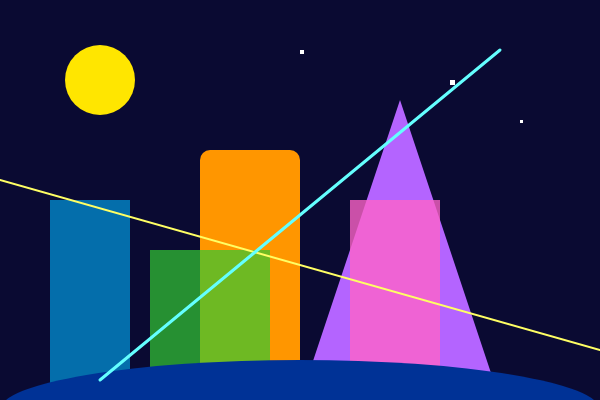
Frame 1 (no input)
Frame 60 (no input): identical to frame 1, image omitted
Frame 120 (the mouse pressed at the canvas centre since frame 60): identical to frame 1, image omitted

The p5.js sketch that drew this single still picture (run headless with seeded random() and noise() and a simulated clock; from frame 60 on, the mouse is pressed at the canvas centre):

// p5.js sketch
// ── sketch.js
function setup() {
  
  createCanvas(600, 400);
  background(10, 10, 50);
  noStroke(); 
  fill(255, 230, 0);
  ellipse(100, 80, 70, 70);
  fill(0, 180, 255, 150); 
  rect(50, 200, 80, 200);
  fill(255, 150, 0);
  rect(200, 150, 100, 250, 10); 
  fill(50, 200, 50, 180); 
  rect(150, 250, 120, 150);
  fill(180, 100, 255);
  triangle(400, 100, 500, 400, 300, 400);
  fill(255, 100, 200, 200);
  rect(350, 200, 90, 200);
  fill(0, 50, 150);
  ellipse(300, 410, 600, 100);
  stroke(255, 255, 100);
  strokeWeight(2);
  line(0, 180, 600, 350); 
  stroke(100, 255, 255); 
  strokeWeight(3);
  line(500, 50, 100, 380); 
  noStroke();
  fill(255);
  rect(450, 80, 5, 5);
  rect(520, 120, 3, 3);
  rect(300, 50, 4, 4);
}

function draw() {
  
}
